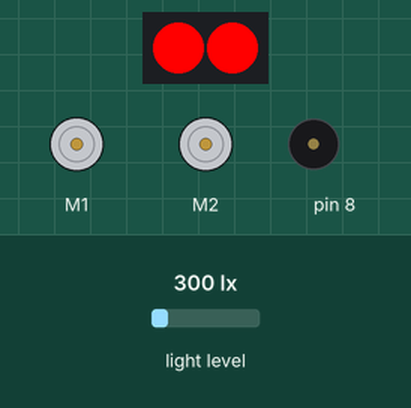
Recording of a sketch running on a simulated Arduino Uno, built with avr-gcc and run on an emulated ATmega328P. Shown: 2 RGB LEDs in strip order, left to right, 2 × DC motor (green arrow = forward, orange = backward, longer = faster), buzzer (waves = sounding). The test bench sets the inputs (shaded band); at power-on: light level 300 lx.

Above: at 3.0 s.
3.1 s: light level set to 473 lx
5.7 s: light level set to 528 lx
At 6.6 s:
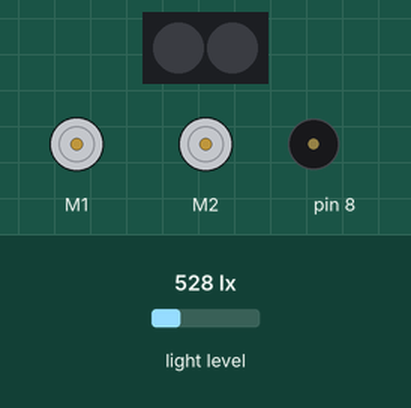
8.7 s: light level set to 40 lx
At 9.6 s:
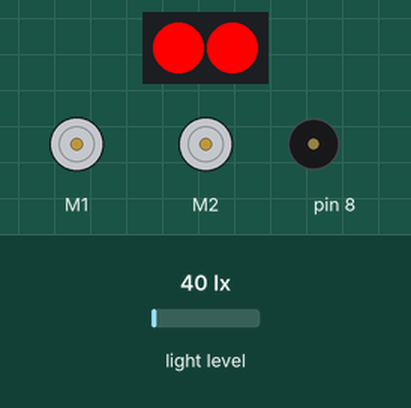
11.7 s: light level set to 1000 lx
At 14.1 s:
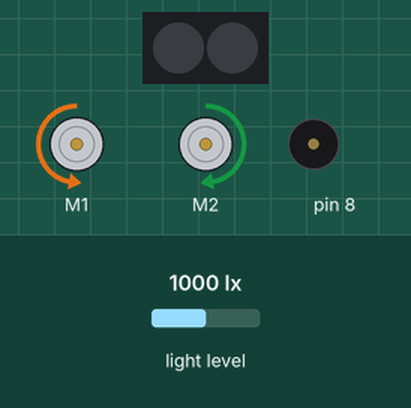
14.7 s: light level set to 500 lx
At 16.47 s:
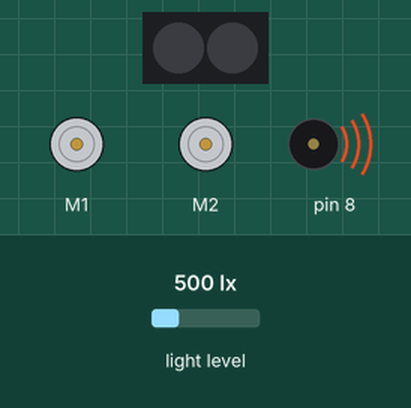
Timing chart, 0 to 18.7 s (numbered marks = the images above; inputs shaded):
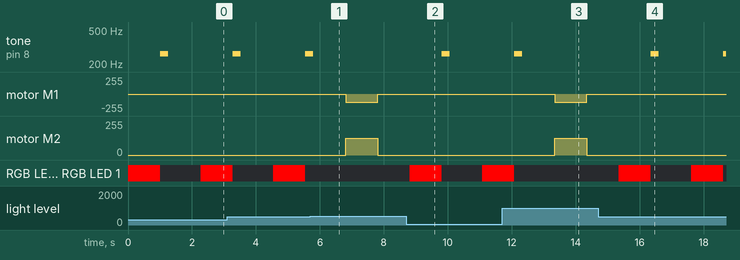

The sketch:

main.ino
```cpp
// generated by mBlock5 for mBot
// codes make you happy

#include <MeMCore.h>
#include <Arduino.h>
#include <Wire.h>
#include <SoftwareSerial.h>

MeLightSensor lightsensor_6(6);
MeDCMotor motor_9(9);
MeDCMotor motor_10(10);
MeRGBLed rgbled_7(7, 2);
MeBuzzer buzzer;

void move(int direction, int speed) {
  int leftSpeed = 0;
  int rightSpeed = 0;
  if(direction == 1) {
    leftSpeed = speed;
    rightSpeed = speed;
  } else if(direction == 2) {
    leftSpeed = -speed;
    rightSpeed = -speed;
  } else if(direction == 3) {
    leftSpeed = -speed;
    rightSpeed = speed;
  } else if(direction == 4) {
    leftSpeed = speed;
    rightSpeed = -speed;
  }
  motor_9.run((9) == M1 ? -(leftSpeed) : (leftSpeed));
  motor_10.run((10) == M1 ? -(rightSpeed) : (rightSpeed));
}

void _delay(float seconds) {
  long endTime = millis() + seconds * 1000;
  while(millis() < endTime) _loop();
}

void setup() {
  rgbled_7.fillPixelsBak(0, 2, 1);
  while(1) {
      if(lightsensor_6.read() > 500){

          move(1, 50 / 100.0 * 255);
          _delay(1);
          move(1, 0);

      }else{

          rgbled_7.setColor(0,255,0,0);
          rgbled_7.show();
          _delay(1);
          rgbled_7.setColor(0,0,0,0);
          rgbled_7.show();

          buzzer.tone(262, 0.25 * 1000);
          _delay(0.02);

      }
      _delay(1);

      _loop();
  }

}

void _loop() {
}

void loop() {
  _loop();
}
```

Measured:
- the behaviour switches between 500 and 501 lx on light level (found by bisection; images 0 and 1)
- after the input at 5.7 s, tone on pin 8: goes on until 5.8 s, then stays silent; motor M1: stopped → backward 127/255 after 1.1 s, → stopped 1.0 s later; motor M2: stopped → forward 127/255 after 1.1 s, → stopped 1.0 s later
- after the input at 8.7 s, tone on pin 8: silent → 262 Hz after 1.1 s, → silent 0.25 s later; motor M1: stays stopped (without the input it goes to backward 127/255 after 0.11 s)
- after the input at 11.7 s, motor M1: stopped → backward 127/255 after 1.7 s, → stopped 1.0 s later; motor M2: stopped → forward 127/255 after 1.7 s, → stopped 1.0 s later
- after the input at 14.7 s, tone on pin 8: silent → 262 Hz after 1.6 s, → silent 0.25 s later, → 262 Hz 2.0 s later; motor M1, motor M2: stops changing and stays stopped; RGB LED 0, RGB LED 1: alternates RGB(255, 0, 0) for 1.0 s and off for 1.3 s, starting after 0.65 s
